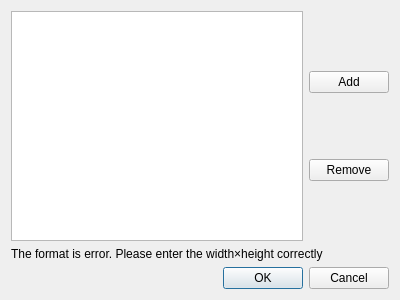
<?xml version="1.0" encoding="UTF-8"?>
<ui version="4.0">
 <class>CDlgDesktopSize</class>
 <widget class="QDialog" name="CDlgDesktopSize">
  <property name="geometry">
   <rect>
    <x>0</x>
    <y>0</y>
    <width>400</width>
    <height>300</height>
   </rect>
  </property>
  <property name="windowTitle">
   <string>Edit screen resolution</string>
  </property>
  <layout class="QGridLayout" name="gridLayout">
   <item row="0" column="0">
    <layout class="QHBoxLayout" name="horizontalLayout">
     <item>
      <widget class="QListView" name="lstSizes">
       <property name="editTriggers">
        <set>QAbstractItemView::DoubleClicked|QAbstractItemView::EditKeyPressed|QAbstractItemView::SelectedClicked</set>
       </property>
      </widget>
     </item>
     <item>
      <layout class="QVBoxLayout" name="verticalLayout">
       <item>
        <widget class="QPushButton" name="pbAdd">
         <property name="text">
          <string>Add</string>
         </property>
         <property name="icon">
          <iconset theme="add"/>
         </property>
        </widget>
       </item>
       <item>
        <widget class="QPushButton" name="pbRemove">
         <property name="text">
          <string>Remove</string>
         </property>
         <property name="icon">
          <iconset theme="subtract"/>
         </property>
        </widget>
       </item>
      </layout>
     </item>
    </layout>
   </item>
   <item row="1" column="0">
    <widget class="QLabel" name="lbError">
     <property name="enabled">
      <bool>true</bool>
     </property>
     <property name="text">
      <string>The format is error. Please enter the width×height correctly</string>
     </property>
     <property name="wordWrap">
      <bool>true</bool>
     </property>
    </widget>
   </item>
   <item row="2" column="0">
    <widget class="QDialogButtonBox" name="buttonBox">
     <property name="orientation">
      <enum>Qt::Horizontal</enum>
     </property>
     <property name="standardButtons">
      <set>QDialogButtonBox::Cancel|QDialogButtonBox::Ok</set>
     </property>
    </widget>
   </item>
  </layout>
 </widget>
 <resources/>
 <connections>
  <connection>
   <sender>buttonBox</sender>
   <signal>accepted()</signal>
   <receiver>CDlgDesktopSize</receiver>
   <slot>accept()</slot>
   <hints>
    <hint type="sourcelabel">
     <x>248</x>
     <y>254</y>
    </hint>
    <hint type="destinationlabel">
     <x>157</x>
     <y>274</y>
    </hint>
   </hints>
  </connection>
  <connection>
   <sender>buttonBox</sender>
   <signal>rejected()</signal>
   <receiver>CDlgDesktopSize</receiver>
   <slot>reject()</slot>
   <hints>
    <hint type="sourcelabel">
     <x>316</x>
     <y>260</y>
    </hint>
    <hint type="destinationlabel">
     <x>286</x>
     <y>274</y>
    </hint>
   </hints>
  </connection>
 </connections>
</ui>
